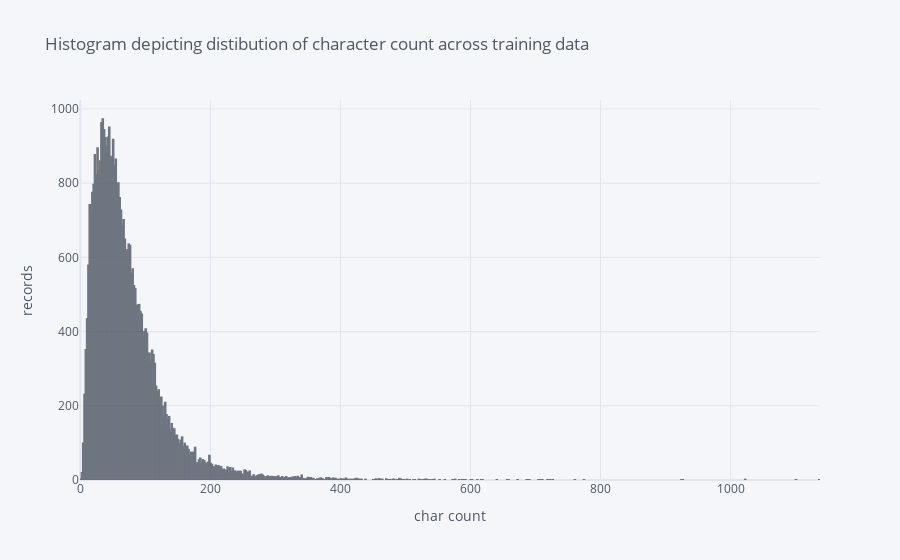

Write notebook code for a chart like this one.
### Code cell
import cufflinks as cf
cf.go_offline()
cf.set_config_file(offline=False, world_readable=True)

char_count.iplot(kind = 'hist', xTitle = "char count", yTitle = 'records', 
                            title = "Histogram depicting distibution of character count across training data" )

### Figure 1 — Plotly figure (JSON) as saved in the notebook; plotly's stock layout.template omitted (floating-point values rounded to 4 significant figures; data arrays with more than 128 entries replaced by an {"elided": "..."} marker saying what was removed)
{"data": [{"histfunc": "count", "histnorm": "", "marker": {"color": "rgba(255, 153, 51, 1.0)", "line": {"color": "#4D5663", "width": 1.3}}, "opacity": 0.8, "orientation": "v", "type": "histogram", "x": {"elided": "41997 int values"}}], "layout": {"barmode": "overlay", "legend": {"bgcolor": "#F5F6F9", "font": {"color": "#4D5663"}}, "paper_bgcolor": "#F5F6F9", "plot_bgcolor": "#F5F6F9", "title": {"font": {"color": "#4D5663"}, "text": "Histogram depicting distibution of character count across training data"}, "xaxis": {"gridcolor": "#E1E5ED", "showgrid": true, "tickfont": {"color": "#4D5663"}, "title": {"font": {"color": "#4D5663"}, "text": "char count"}, "zerolinecolor": "#E1E5ED"}, "yaxis": {"gridcolor": "#E1E5ED", "showgrid": true, "tickfont": {"color": "#4D5663"}, "title": {"font": {"color": "#4D5663"}, "text": "records"}, "zerolinecolor": "#E1E5ED"}}}
